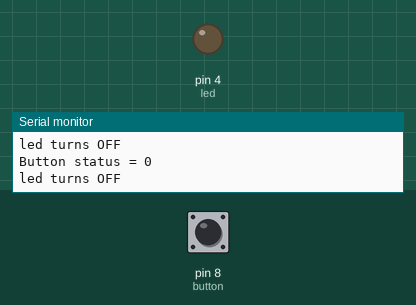
Simulated run of this sketch. Board: Arduino Uno, built with avr-gcc and run on an emulated ATmega328P. Parts: output pins drawn as LEDs (lit = HIGH), the last lines printed to the serial monitor. Dashed ring = blinking. The test bench sets the inputs (shaded band); at power-on: pin 8 (button) LOW.

Above: at 1.2 s.
1.3 s: pin 8 (button) pulled HIGH for 0.15 s
At 1.42 s:
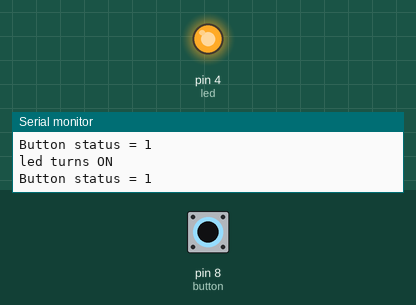
3.0 s: pin 8 (button) pulled HIGH for 1 s
At 5.2 s:
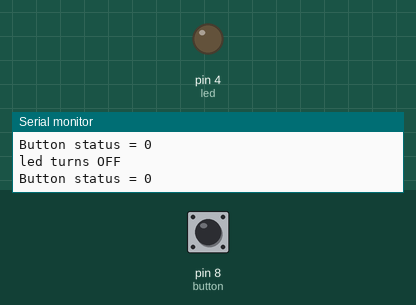
7.0 s: pin 8 (button) pulsed HIGH 5 times (0.12 s each, 0.3 s apart)
At 8.0 s:
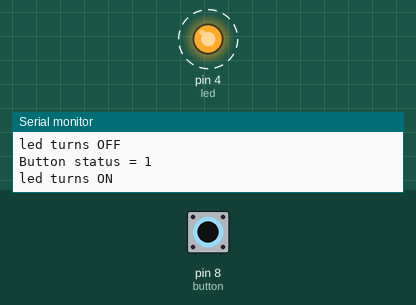
11.5 s: pin 8 (button) driven HIGH
At 12.5 s:
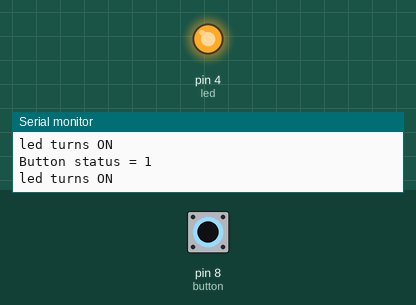
14.5 s: pin 8 (button) driven LOW
At 15.6 s:
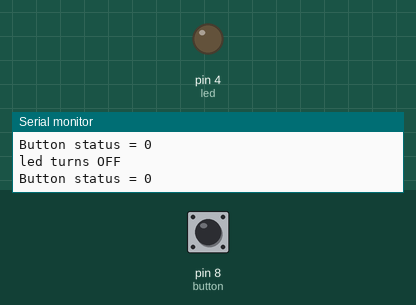
Timing chart, 0 to 17.5 s (numbered marks = the images above; inputs shaded):
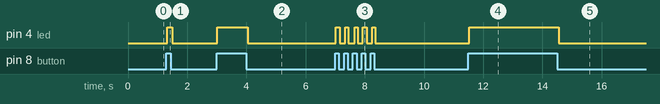

Measured:
- after the input at 1.3 s, pin 4 (led): LOW → HIGH at once, → LOW 0.17 s later
- after the input at 3.0 s, pin 4 (led): LOW → HIGH at once, → LOW 1.0 s later
- after the input at 7.0 s, pin 4 (led): alternates HIGH for 0.10 s and LOW for 0.18 s, 10 changes in all, then stays LOW, starting at once
- after the input at 11.5 s, pin 4 (led): LOW → HIGH at once
- after the input at 14.5 s, pin 4 (led): HIGH → LOW after 0.05 s

The sketch:

PushButton.ino
```cpp
#define led 4
#define button 8

void setup() {
  // put your setup code here, to run once:
Serial.begin(9600);
pinMode(led, OUTPUT);
pinMode(button, INPUT);
}

void loop() {
  // put your main code here, to run repeatedly:
bool x =  digitalRead(button);
  Serial.print("Button status = ");
    Serial.println(x);

if (x == 1){
  digitalWrite(led, HIGH);
  Serial.println("led turns ON");
}
else{
  digitalWrite(led, LOW);
  Serial.println("led turns OFF");
}
}
```
